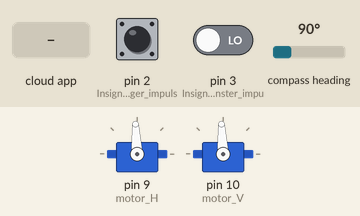
Simulated run of this sketch. Board: Arduino Uno, built with avr-gcc and run on an emulated ATmega328P. Shown: 2 × servo. The test bench sets the inputs (shaded band); at power-on: pin 2 (Insignal_för_höger_impuls) LOW, pin 3 (Insignal_för_vänster_impu) LOW, compass heading 90°. The ROS host is connected and sends only what is stated.

Above: at 1.2 s.
1.3 s: the phone or cloud app sets motor_H to -100
At 2.5 s:
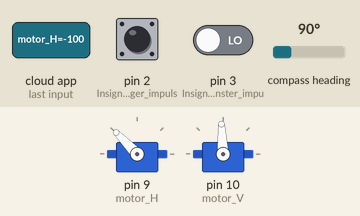
2.8 s: the phone or cloud app sets motor_V to -100
At 3.8 s:
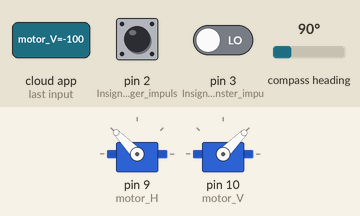
4.3 s: the phone or cloud app sets motor_H to 0
At 4.9 s:
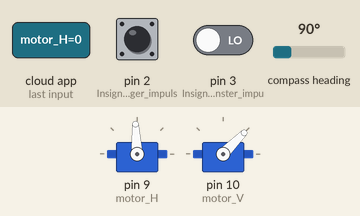
5.8 s: the phone or cloud app sets motor_V to 100
At 7.0 s:
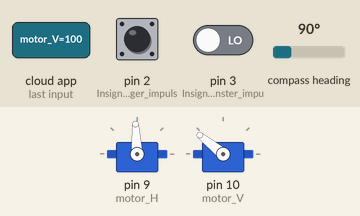
7.3 s: the phone or cloud app sets motor_H to 100
At 8.3 s:
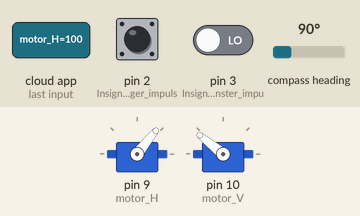
8.8 s: the phone or cloud app sets motor_V to 0
At 9.5 s:
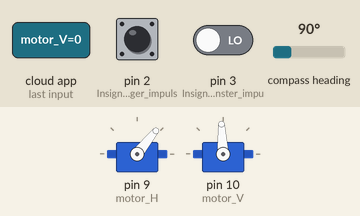
Timing chart, 0 to 11.3 s (numbered marks = the images above; inputs shaded):
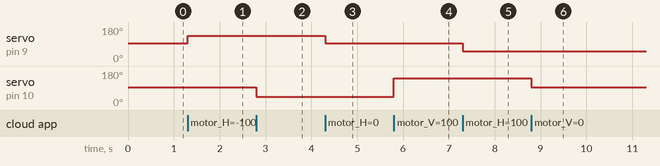

The sketch:

Arduino_UNO_V3.3.ino
```cpp
#include <Servo.h>
#include <ros.h>
#include <ArduinoHardware.h>
#include <std_msgs/Float64.h>
//#include <IRremote.h>
#include <Wire.h>
#include <Adafruit_Sensor.h>
#include <Adafruit_HMC5883_U.h>
ros::NodeHandle  nh;

Adafruit_HMC5883_Unified mag = Adafruit_HMC5883_Unified(12345);

std_msgs::Float64 str_msg;
double V = 0, H = 0;
Servo motor_H, motor_V;        // Definierar "servon"

ros::Publisher chatter("chatter", &str_msg);

void servo_cb1( const std_msgs::Float64& cmd_msg1)            // Styrning av höger motor
{
  H = map(cmd_msg1.data, -100, 100, -495, 495);             // Mappar om insignalen (+-100) till det önskade intervallet (+-495) [map(value, fromLow, fromHigh, toLow, toHigh)]
  motor_H.writeMicroseconds(1500 - H*(0.87));                      // set servo pwm width
}

void servo_cb2( const std_msgs::Float64& cmd_msg2)            // Styrning av vänster motor
{
  V = map(cmd_msg2.data, -100, 100, -495, 495);             // Mappar om insignalen
  motor_V.writeMicroseconds(1500 + V);                      // set servo pwm width
}

void servo_cb3( const std_msgs::Float64& cmd_msg3)            // Stoppsignal
{
  if (cmd_msg3.data)
  {
    motor_H.writeMicroseconds(1500);                        // Stoppar båda motorerna då en 1:a skickas
    motor_V.writeMicroseconds(1500);
  }
}

ros::Subscriber<std_msgs::Float64> sub1("motor_H", servo_cb1);  // Subscribe till styrning av höger motor
ros::Subscriber<std_msgs::Float64> sub2("motor_V", servo_cb2);  // Subscribe till styrning av vänster motor
ros::Subscriber<std_msgs::Float64> sub3("stop", servo_cb3);     // Subscribe till STOP

std_msgs::Float64 spdH_msg;
std_msgs::Float64 spdV_msg;
ros::Publisher pub_spdH("speedH", &spdH_msg);
ros::Publisher pub_spdV("speedV", &spdV_msg);

std_msgs::Float64 heading_msg;
ros::Publisher pub_heading("heading", &heading_msg);

float fram = 16736925;      // Pilknapp framåt
float ok = 16712445;        // Mittenknapp
float forts = 4294967295;   // Vid nedtryckt knapp
volatile int countH = 0;    // Räknar antal pulser på höger sida
volatile int countV = 0;    // Räknar antal pulser på vänster sida
float heading = 0;          // Riktning


//IRrecv irrecv(11);    // Tar emot IR-signaler på pin 11
//decode_results results;

void setup()
{
  mag.begin();           // Startar kompassen
  nh.initNode();

  nh.subscribe(sub1);
  nh.subscribe(sub2);
  nh.subscribe(sub3);

  nh.advertise(pub_spdH);
  nh.advertise(pub_spdV);
  nh.advertise(pub_heading);

  //irrecv.enableIRIn();  // Startar IR-mottagaren

  motor_H.attach(9);    // Ansluter höger motor på pin 9
  motor_V.attach(10);   // Ansluter vänster motor på pin 10

  motor_H.writeMicroseconds(1500);    // Ser till att båda motorer står still innan de får signal
  motor_V.writeMicroseconds(1500);

  pinMode(2, INPUT);  // Insignal för höger impulsgivare
  pinMode(3, INPUT);  // Insignal för vänster impulsgivare
  attachInterrupt(digitalPinToInterrupt(2), right, RISING); // Skapar interrupt för räkna antal pulser
  attachInterrupt(digitalPinToInterrupt(3), left, RISING);

}
long publisher_timer = 0;

void loop()
{
  sensors_event_t event;
  mag.getEvent(&event);
  if (millis() > publisher_timer) {
    // steg 1: kontrollera antal pulser sen senast och konvertera till vinkelhastighet (rad/s)

    spdH_msg.data = countH/(365*2*PI);   // 365 pulser/varv => antal varv, ett varv = 2PI rad => rad
    spdV_msg.data = countV/(365*2*PI);

    // steg 2: publicera vinkelhastigheten
    pub_spdH.publish(&spdH_msg);
    pub_spdV.publish(&spdV_msg);
/*
    // hämta kompassriktning
    sensors_event_t event;
    mag.getEvent(&event);

    // beräkna riktning
    heading = atan2(event.magnetic.y, event.magnetic.x);

    float declinationAngle = 0.0567;  // Korrigerar för avvikelse mellan magnetfältet och norr
    heading += declinationAngle;

    if (heading < 0)    // Korrigera tecken
      heading += 2 * PI;

    if (heading > 2 * PI) // Kontrollera så att vinkeln inte blivit för stor efter korrigering
      heading -= 2 * PI;

    heading_msg.data = heading * 180 / M_PI; // Gör om från radianer till grader

    // publicera riktning
    pub_heading.publish(&heading_msg);
*/
    countH = 0;   // Nollställer räknare
    countV = 0;
    publisher_timer = millis() + 1000; // Publisera en gång per sekund
  }

  nh.spinOnce();

  /*if (irrecv.decode(&results))  // När det kommer en IR-signal
    {
    if (results.value == ok)    // Nödstopp när man trycker på mittenknappen, nollställs genom att trycka pil upp.
    {
      while (results.value != fram)
      {
        motor_H.writeMicroseconds(1500);    // Stannar båda motorerna
        motor_V.writeMicroseconds(1500);

        irrecv.resume();                    // Förbereder för att ta emot nästa värde
        delay(100);                         // Paus 100ms för att hinna starta om IR
        irrecv.decode(&results);            // Tar emot nästa värde
      }
      irrecv.resume();                      // Tar emot nästa värde
    }
    }*/
}

void right() {        // Ökar räknaren för höger sida med ett för varje puls
  countH = ++countH;
}
void left() {         // Ökar räknaren för vänster sida med ett för varje puls
  countV = ++countV;
}
```

Measured:
- after the input at 1.3 s, servo on pin 9 (motor_H): 93° → 134° at once
- after the input at 2.8 s, servo on pin 10 (motor_V): 93° → 45° at once
- after the input at 4.3 s, servo on pin 9 (motor_H): 134° → 93° at once
- after the input at 5.8 s, servo on pin 10 (motor_V): 45° → 141° at once
- after the input at 7.3 s, servo on pin 9 (motor_H): 93° → 51° at once
- after the input at 8.8 s, servo on pin 10 (motor_V): 141° → 93° at once
